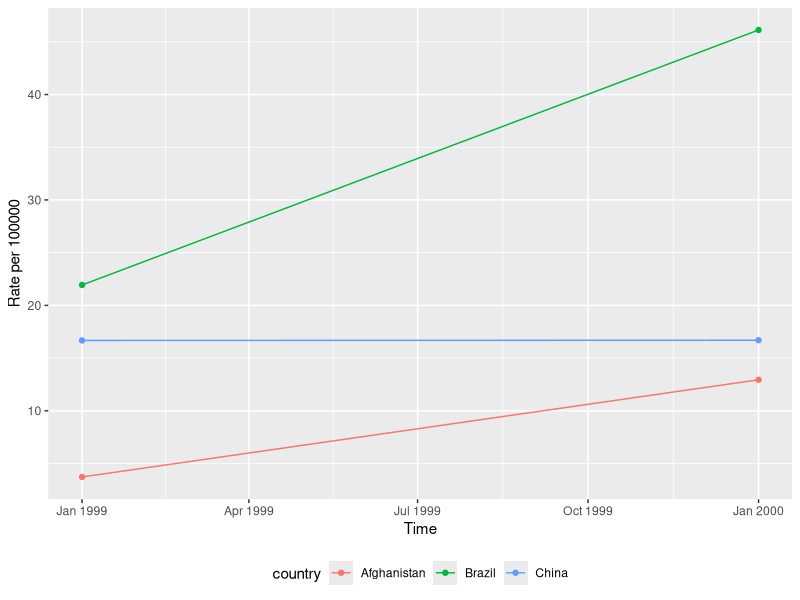

Recreate this plot in R.
## ---- chunk 1
#| label: setup
library(tidyverse)
## ---- chunk 2
#| paged.print: false
as_tibble(mtcars, rownames = "Models")
## ---- chunk 3
#| paged.print: false
table3
## ---- chunk 4
#| paged.print: false
table2
## ---- chunk 5
#| paged.print: false
table4a
## ---- chunk 6
#| paged.print: false
table4b
## ---- chunk 7
#| paged.print: false
table1
## ---- chunk 8
#| paged.print: false
# cases per 100.000
(table1 <- table1 %>% 
  mutate(
    rate = round((cases/population) * 100000,
                 digits = 3)
    ))
## ---- chunk 9
#| paged.print: false
table1 %>% 
  count(year, wt = cases)
## ---- chunk 10
#| paged.print: false
table1 %>%
  group_by(year) %>%
  summarise(n = sum(cases))
## ---- chunk 11
# Some changes from Wicham
# embrace the pipe!
table1 %>% 
ggplot(mapping = aes(
  x = parse_date(
    as.character(year),
    format = "%Y"
    ),
  y = rate,
  colour = country
  )
  ) + 
  geom_line(mapping = aes(group = country)) + 
  geom_point() + 
  xlab("Time") +
  ylab("Rate per 100000") +
  theme(legend.position = "bottom")
## ---- chunk 12
#| paged.print: false
table4a
## ---- chunk 13
#| paged.print: false
tidy4a <- table4a %>% 
  pivot_longer(cols = c('1999', '2000'),
               names_to = "year", 
               values_to = "cases")
tidy4a
## ---- chunk 14
#| paged.print: false
tidy4a <- table4a %>% 
  pivot_longer(cols = '1999':'2000',
               names_to = "year", 
               values_to = "cases")
tidy4a
## ---- chunk 15
tidy4a <- table4a %>% 
  pivot_longer(cols = -country,
               names_to = "year", 
               values_to = "cases")
tidy4a
## ---- chunk 16
#| paged.print: false
table4b
## ---- chunk 17
#| paged.print: false
tidy4b <- table4b %>% 
  pivot_longer(
    cols = -country,
    names_to = "year",
    values_to = "pop"
  )
tidy4b
## ---- chunk 18
#| paged.print: false
tidy4 <- tidy4a %>% 
  left_join(tidy4b, by = c("country", "year"))
tidy4
## ---- chunk 19
#| paged.print: false
table2
## ---- chunk 20
#| paged.print: false
tidy2 <- table2 %>% 
  pivot_wider(names_from = type,
              values_from = count)
tidy2
## ---- chunk 21
#| paged.print: false
table3
## ---- chunk 22
#| paged.print: false
tidy3 <- table3 %>% 
  separate(col = rate,
           into = c("cases", "pop"),
           sep = "/",
           convert = TRUE
           )
# cases and pop now int, not chr
tidy3[1:5,]
## ---- chunk 23
#| paged.print: false
tidy3century <- tidy3 %>% 
  separate(col = year,
           into = c("century", "year"),
           sep = 2
           )
tidy3century
## ---- chunk 24
#| paged.print: false
tidy3century %>% 
  unite(
    col = "year",
    century, year, # the columns we want to unite
    sep = "" # what happens witout sep?
  )
## ---- chunk 25
#| paged.print: false
stocks <- tibble(
  year   = c(2015, 2015, 2015,
           2015, 2016, 2016, 2016),
  qtr    = c( 1, 2, 3,
           4, 2, 3, 4),
  return = c(1.88, 0.59, 0.35,
             NA, 0.92, 0.17, 2.66)
)
stocks
## ---- chunk 26
#| paged.print: false
stocks_wider <- stocks %>% 
  pivot_wider(
    names_from = year,
    values_from = return
    )
stocks_wider
## ---- chunk 27
#| paged.print: false
stocks_wider %>% 
  pivot_longer(
    cols = -qtr,
    names_to = "year", # in quote since it does not exist yet
    values_to = "return",
    values_drop_na = TRUE
  ) %>% 
  arrange(year, qtr)
## ---- chunk 28
#| paged.print: false
stocks %>%
  complete(year, qtr)
## ---- chunk 29
#| paged.print: false
treatment <- tribble(
  ~ person,           ~ treatment, ~response,
  "Derrick Whitmore", 1,           7,
  NA,                 2,           10,
  NA,                 3,           9,
  "Katherine Burke",  1,           4
)
treatment
## ---- chunk 30
#| paged.print: false
treatment %>% 
  fill(person, .direction = c("down"))
## ---- chunk 31
#| paged.print: false
treatment %>% 
  fill(person, .direction = c("up"))
## ---- chunk 32
View(who)
## ---- chunk 33
# find type of vector with a pipe
typeof_who <- who %>% map(typeof) %>% unlist()
# print typeof_who
typeof_who
## ---- chunk 34
#| paged.print: false
tidy_who <- who %>% 
  pivot_longer(cols = -c(1:4),
               names_to = "key",
               values_to = "cases",
               values_drop_na = TRUE
               ) |>
  arrange(country, year, key) |>
  mutate(
    key = str_replace(key, "newrel", "new_rel")
  ) |>
  separate(col = key,
           into = c("new", "type", "sexage"),
           sep = "_"
           ) |>
  select(-new) |>
  separate(col = sexage,
           into = c("sex", "age"),
           sep = 1
  ) |>
  mutate(
    age = str_replace(age, "014", "0014"),
    age = str_replace(age, "65", "6599")
  ) |>
  separate(col = age,
           into = c("age_start", "age_end"),
           sep = 2
  ) |>
  select(-iso2, -iso3) |>
  rename(met_diag = type)
